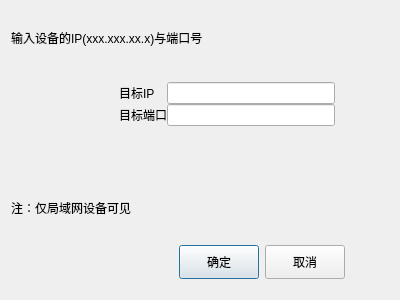
<?xml version="1.0" encoding="UTF-8"?>
<ui version="4.0">
 <class>ConnectInputDialog</class>
 <widget class="QDialog" name="ConnectInputDialog">
  <property name="geometry">
   <rect>
    <x>0</x>
    <y>0</y>
    <width>400</width>
    <height>300</height>
   </rect>
  </property>
  <property name="windowTitle">
   <string>Dialog</string>
  </property>
  <property name="styleSheet">
   <string notr="true">ConnectInputDialog{
	background-color: qlineargradient(spread:pad, x1:0.269528, y1:0.34, x2:1, y2:1, stop:0 rgba(0, 40, 143, 255), stop:1 rgba(255, 255, 255, 255))
}</string>
  </property>
  <layout class="QGridLayout" name="gridLayout_2">
   <item row="0" column="0">
    <layout class="QVBoxLayout" name="verticalLayout" stretch="10,1,1,14,10,8,10">
     <item>
      <layout class="QHBoxLayout" name="horizontalLayout_3">
       <item>
        <widget class="QLabel" name="label_3">
         <property name="text">
          <string>输入设备的IP(xxx.xxx.xx.x)与端口号</string>
         </property>
        </widget>
       </item>
       <item>
        <spacer name="horizontalSpacer_3">
         <property name="orientation">
          <enum>Qt::Horizontal</enum>
         </property>
         <property name="sizeHint" stdset="0">
          <size>
           <width>178</width>
           <height>20</height>
          </size>
         </property>
        </spacer>
       </item>
      </layout>
     </item>
     <item>
      <spacer name="verticalSpacer_4">
       <property name="orientation">
        <enum>Qt::Vertical</enum>
       </property>
       <property name="sizeHint" stdset="0">
        <size>
         <width>20</width>
         <height>40</height>
        </size>
       </property>
      </spacer>
     </item>
     <item>
      <spacer name="verticalSpacer_3">
       <property name="orientation">
        <enum>Qt::Vertical</enum>
       </property>
       <property name="sizeHint" stdset="0">
        <size>
         <width>17</width>
         <height>30</height>
        </size>
       </property>
      </spacer>
     </item>
     <item>
      <layout class="QHBoxLayout" name="horizontalLayout_2" stretch="2,4,1">
       <property name="spacing">
        <number>0</number>
       </property>
       <item>
        <spacer name="horizontalSpacer">
         <property name="orientation">
          <enum>Qt::Horizontal</enum>
         </property>
         <property name="sizeHint" stdset="0">
          <size>
           <width>58</width>
           <height>20</height>
          </size>
         </property>
        </spacer>
       </item>
       <item>
        <layout class="QGridLayout" name="gridLayout">
         <item row="0" column="0">
          <widget class="QLabel" name="label">
           <property name="text">
            <string>目标IP</string>
           </property>
          </widget>
         </item>
         <item row="0" column="1">
          <widget class="QLineEdit" name="lineEdit"/>
         </item>
         <item row="1" column="0">
          <widget class="QLabel" name="label_2">
           <property name="text">
            <string>目标端口</string>
           </property>
          </widget>
         </item>
         <item row="1" column="1">
          <widget class="QLineEdit" name="lineEdit_2"/>
         </item>
        </layout>
       </item>
       <item>
        <spacer name="horizontalSpacer_2">
         <property name="orientation">
          <enum>Qt::Horizontal</enum>
         </property>
         <property name="sizeHint" stdset="0">
          <size>
           <width>78</width>
           <height>20</height>
          </size>
         </property>
        </spacer>
       </item>
      </layout>
     </item>
     <item>
      <layout class="QHBoxLayout" name="horizontalLayout_6">
       <item>
        <spacer name="verticalSpacer">
         <property name="orientation">
          <enum>Qt::Vertical</enum>
         </property>
         <property name="sizeHint" stdset="0">
          <size>
           <width>20</width>
           <height>40</height>
          </size>
         </property>
        </spacer>
       </item>
       <item>
        <spacer name="verticalSpacer_2">
         <property name="orientation">
          <enum>Qt::Vertical</enum>
         </property>
         <property name="sizeHint" stdset="0">
          <size>
           <width>20</width>
           <height>40</height>
          </size>
         </property>
        </spacer>
       </item>
      </layout>
     </item>
     <item>
      <layout class="QHBoxLayout" name="horizontalLayout_5">
       <item>
        <widget class="QLabel" name="label_4">
         <property name="text">
          <string>注：仅局域网设备可见</string>
         </property>
        </widget>
       </item>
       <item>
        <spacer name="horizontalSpacer_6">
         <property name="orientation">
          <enum>Qt::Horizontal</enum>
         </property>
         <property name="sizeHint" stdset="0">
          <size>
           <width>188</width>
           <height>20</height>
          </size>
         </property>
        </spacer>
       </item>
      </layout>
     </item>
     <item>
      <layout class="QHBoxLayout" name="horizontalLayout_4">
       <property name="topMargin">
        <number>10</number>
       </property>
       <property name="bottomMargin">
        <number>10</number>
       </property>
       <item>
        <spacer name="horizontalSpacer_4">
         <property name="orientation">
          <enum>Qt::Horizontal</enum>
         </property>
         <property name="sizeHint" stdset="0">
          <size>
           <width>168</width>
           <height>20</height>
          </size>
         </property>
        </spacer>
       </item>
       <item>
        <layout class="QHBoxLayout" name="horizontalLayout">
         <item>
          <widget class="QPushButton" name="okButton">
           <property name="sizePolicy">
            <sizepolicy hsizetype="Minimum" vsizetype="Expanding">
             <horstretch>0</horstretch>
             <verstretch>0</verstretch>
            </sizepolicy>
           </property>
           <property name="styleSheet">
            <string notr="true"/>
           </property>
           <property name="text">
            <string>确定</string>
           </property>
          </widget>
         </item>
         <item>
          <widget class="QPushButton" name="cancelButton">
           <property name="sizePolicy">
            <sizepolicy hsizetype="Minimum" vsizetype="Expanding">
             <horstretch>0</horstretch>
             <verstretch>0</verstretch>
            </sizepolicy>
           </property>
           <property name="text">
            <string>取消</string>
           </property>
          </widget>
         </item>
        </layout>
       </item>
       <item>
        <spacer name="horizontalSpacer_5">
         <property name="orientation">
          <enum>Qt::Horizontal</enum>
         </property>
         <property name="sizeHint" stdset="0">
          <size>
           <width>40</width>
           <height>20</height>
          </size>
         </property>
        </spacer>
       </item>
      </layout>
     </item>
    </layout>
   </item>
  </layout>
 </widget>
 <resources/>
 <connections/>
</ui>
